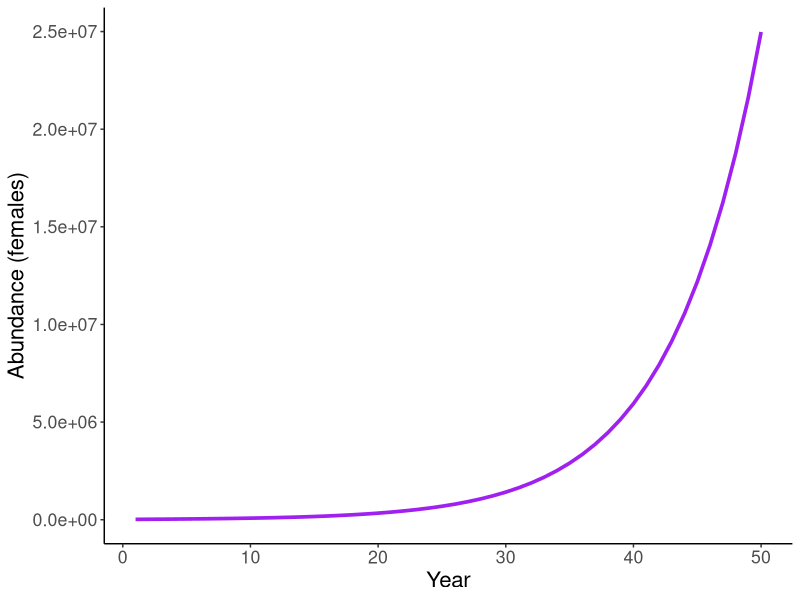
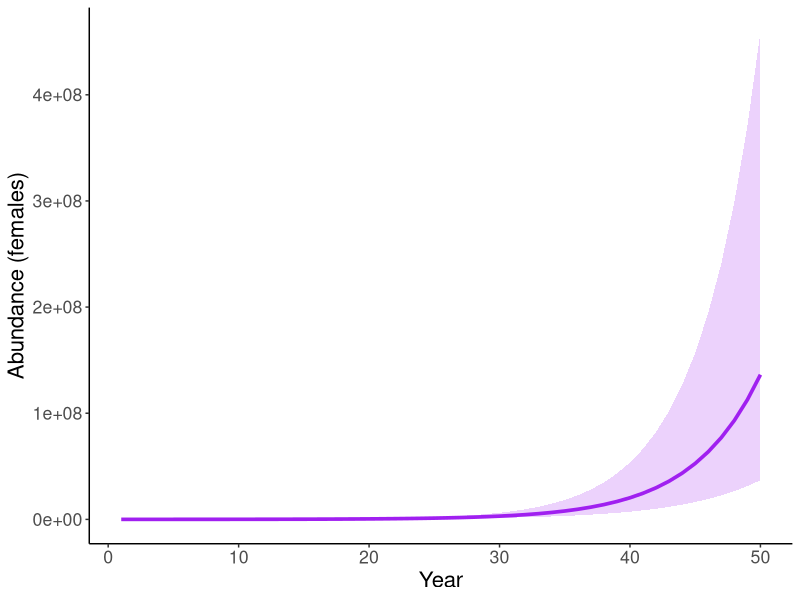

The R script that drew these images, in order:
library(ggplot2)


Year<-1:50

###################################################################
## Deterministic model
#Matrix Calculations

deer.array <- matrix(0,nrow=12, ncol=length(Year))
deer.matrix<-matrix(0,12,12)

Fecundity <- c(0, 0.65, 0.76, 0.76, 0.76, 0.76)
N.0<-c(2000,2000,2000,1000,1000,1000,2000,2000,2000,1000,1000,1000)

# Females
deer.matrix[c(1,7),1:6]<-Fecundity
deer.matrix[2,1] <- 0.52
deer.matrix[3,2] <- 0.93
deer.matrix[4,3] <- 0.84
deer.matrix[5,4] <- 0.84
deer.matrix[6,5] <- 0.84
deer.matrix[6,6] <- 0.84
# Males
deer.matrix[8,7] <- 0.52
deer.matrix[9,8] <- 0.82
deer.matrix[10,9] <- 0.63
deer.matrix[11,10] <- 0.53
deer.matrix[12,11] <- 0.44
deer.matrix[12,12] <- 0.49

deer.array[,1] <- N.0

for (y in 2:length(Year)){
  deer.array[,y]<-deer.matrix%*%deer.array[,y-1] #Make sure to multiply matrix x vector (not vice versa)
}
N.median<-apply(deer.array,2,sum)

results<-data.frame(Year,N.median)

#Plot population with
ggplot(results) +
  geom_line(aes(x=Year, y=N.median),colour="purple",alpha=1,linewidth=1.25) +
  scale_y_continuous(name="Abundance (females)")+
  theme_bw() +
  theme(text = element_text(size=16),panel.border = element_blank(), axis.line = element_line(colour="black"),
        panel.grid.major = element_blank(),panel.grid.minor = element_blank()) 

# Calculate lambda
lambda <- numeric()
for(y in 1:nrow(results)){
  lambda[y] <- results$N.median[y+1]/results$N.median[y]
}
mean(lambda, na.rm=TRUE)




################################################################################################
##Stochastistic model

Sims<-1000

#Matrix Calculations
deer.array<-array(0,dim=c(6,length(Year),Sims))
deer.matrix<-matrix(0,6,6)

Fecundity<-c(0, 1.14, 1.13, 0.95, 0.79, 0.88)
N.0<-c(4000,3000,2000,1000,1000,1000)

deer.matrix[1,]<-Fecundity
deer.array[,1,]<-N.0

for(i in 1:Sims){

  deer.matrix[2,1] <- rnorm(1, 0.60, 0.05)
  deer.matrix[3,2] <- rnorm(1, 0.82, 0.05)
  deer.matrix[4,3] <- rnorm(1, 0.63, 0.05)
  deer.matrix[5,4] <- rnorm(1, 0.53, 0.05)
  deer.matrix[6,5] <- rnorm(1, 0.44, 0.05)
  deer.matrix[6,6] <- rnorm(1, 0.49, 0.05)
  
  for (y in 2:length(Year)){
    deer.array[,y,i]<-deer.matrix%*%deer.array[,y-1,i] #Make sure to multiply matrix x vector (not vice versa)
  }
}
N.median<-apply(apply(deer.array,c(2,3),sum),1,median)
N.20pct<-apply(apply(deer.array,c(2,3),sum),1,quantile, probs = 0.20)
N.80pct<-apply(apply(deer.array,c(2,3),sum),1,quantile, probs = 0.80)

results<-data.frame(Year,N.median,N.20pct,N.80pct)

#Plot population projection
ggplot(results) +
  geom_ribbon(aes(x=Year,ymin=N.20pct, ymax=N.80pct), alpha=.2,fill="purple") +
  geom_line(aes(x=Year, y=N.median),colour="purple",alpha=1,linewidth=1.25) +
  scale_y_continuous(name="Abundance (females)")+
  theme_bw() +
  theme(text = element_text(size=16),panel.border = element_blank(), axis.line = element_line(colour="black"),
        panel.grid.major = element_blank(),panel.grid.minor = element_blank()) 
